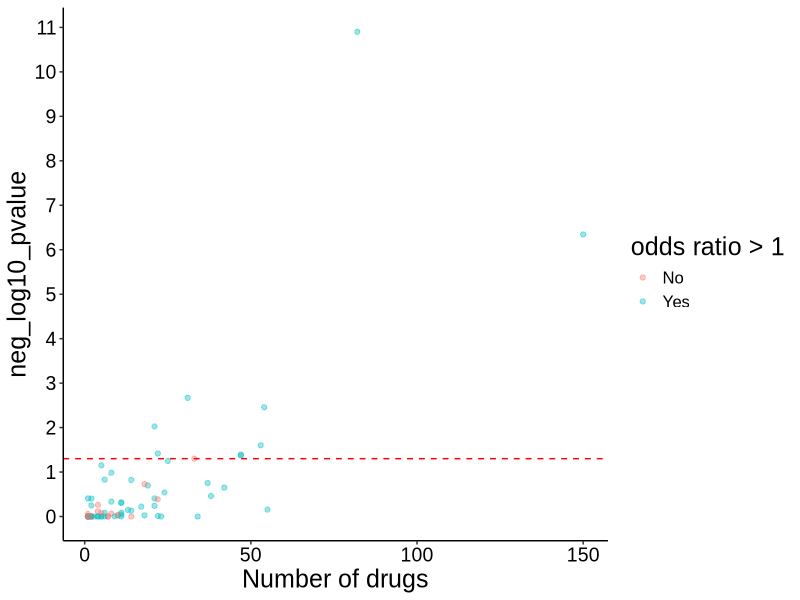
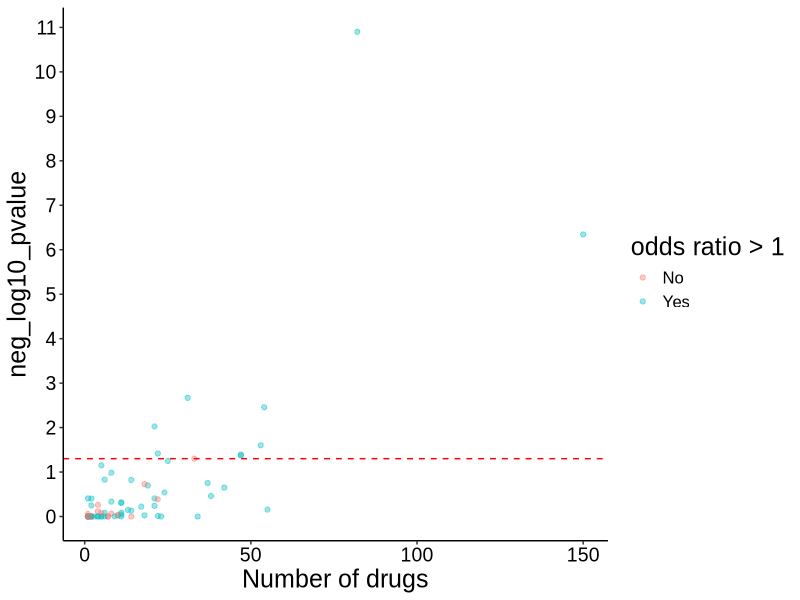
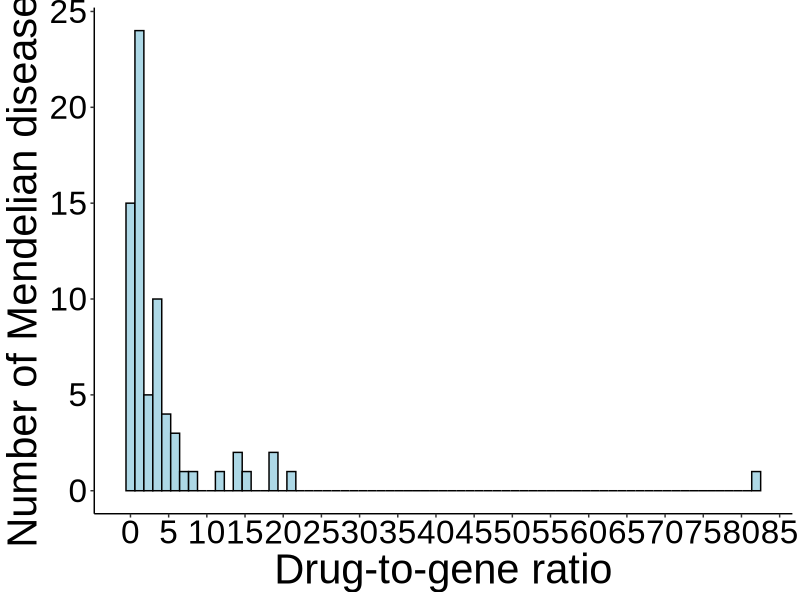
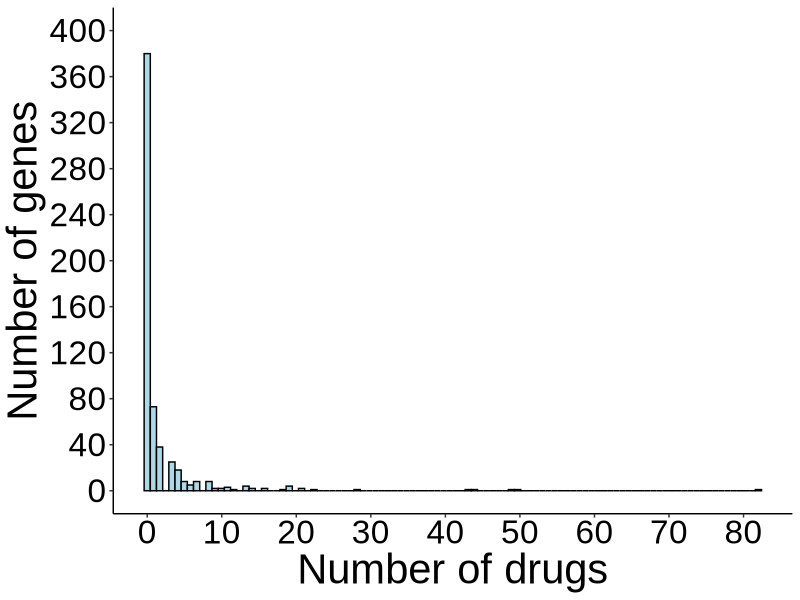
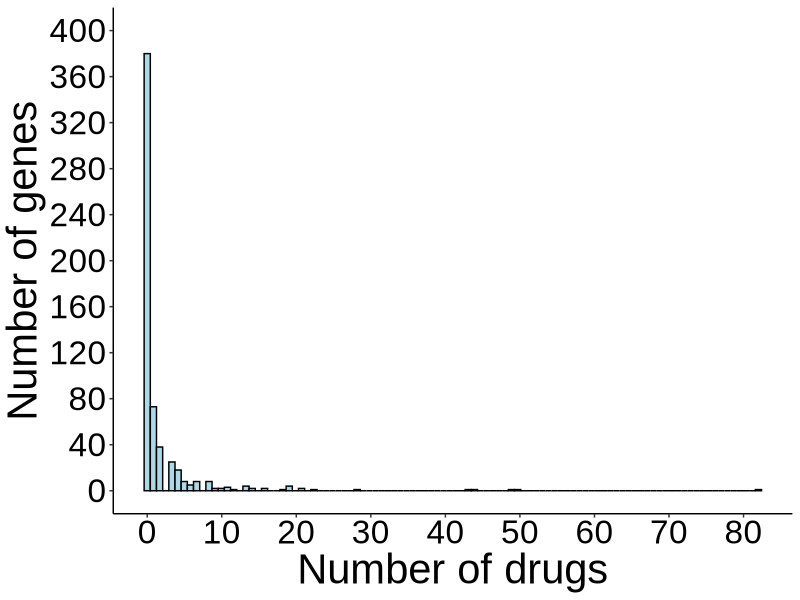
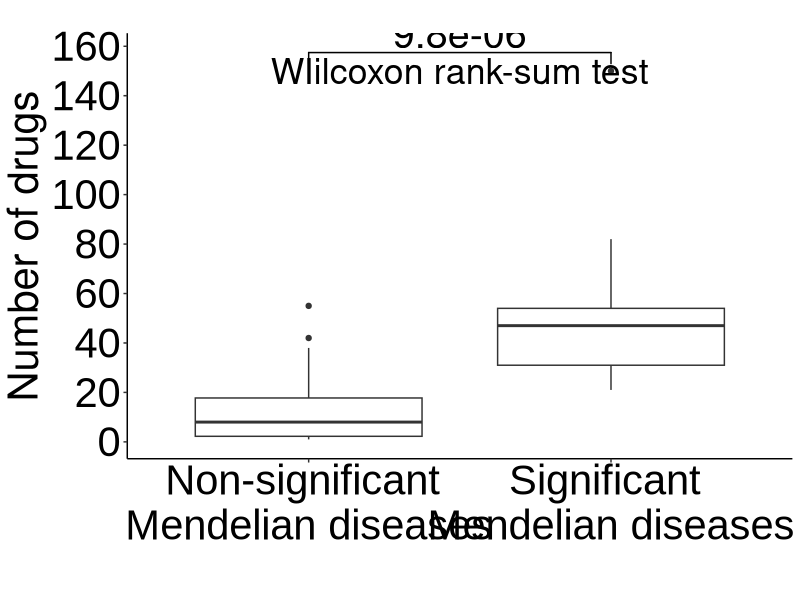
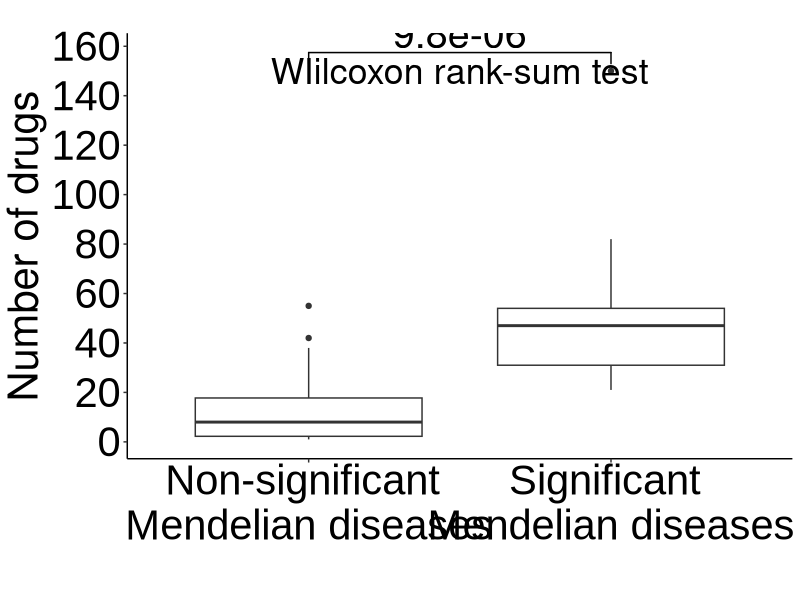

Write the R code that produced these figures, in order. (Note: a time limit stopped this script after it produced the figures.)
### This script implements the per Mendelian disease analysis ###

library(dplyr)
library(data.table)
library(ggplot2)
library(ggsignif)

## Set type for image compression based on operating system
## For macOS, X11 installation is required (link: https://www.xquartz.org/)
# if Windows OS
if (Sys.info()['sysname'] == "Windows") {
  type_compression = "windows"
} 
# if Linux
if (Sys.info()['sysname'] == "Linux") {
  type_compression = "windows"
}
# if macOS
if (Sys.info()['sysname'] == "Darwin") {
  type_compression = "cairo"
} 

## -- load data -- ##

# Mendelian - complex disease comorbidities
md_cd_comorbidities = fread("processed_data/md_cd_comorbidities.txt")
unique_cd = unique(md_cd_comorbidities$complex_disease)
unique_md = unique(md_cd_comorbidities$mendelian_disease)

# complex disease categories
complex_disease_categories = data.table::fread("processed_data/complex_disease_category.txt")
md_cd_comorbidities = left_join(md_cd_comorbidities, complex_disease_categories, by = "complex_disease")

# indicated/investigated drugs for the complex diseases
investigated_indicated_drugs = fread("processed_data/drugs_inv_ind_per_disease.txt")
investigated_indicated_drugs = reshape2::melt(investigated_indicated_drugs, "drugbank_id", colnames(investigated_indicated_drugs)[2:ncol(investigated_indicated_drugs)])
investigated_indicated_drugs = na.omit(investigated_indicated_drugs) ; rownames(investigated_indicated_drugs) = NULL
investigated_indicated_drugs = investigated_indicated_drugs %>%
  dplyr::select(drugbank_id, complex_disease = variable) %>%
  distinct()

# Mendelian disease causal genes
md_genes = data.table::fread("processed_data/md_genes.txt")

# drug - targets
db_drug_targets = fread("processed_data/drugbank_all_drugs_known_targets.txt") %>%
  dplyr::select(db_id, drug_target) %>% 
  distinct()

# number of gene-targets per drug
drugs_nr_targets = fread("processed_data/drugbank_all_drugs_known_targets.txt") %>%
  dplyr::select(db_id, drug_target) %>%
  distinct() %>%
  group_by(db_id) %>% 
  mutate(total_targets = length(drug_target)) %>%
  dplyr::select(db_id, total_targets) %>% 
  ungroup() %>%
  distinct()

## -- find drugs targeting each Mendelian disease genes -- ##

# empty list - each element is a mendelian disease
md_comorbidities = list()
for (md in unique_md) {
  md_comorbidities[[md]] = md_cd_comorbidities %>% filter(mendelian_disease == md) %>% dplyr::select(-comorbidity)
} ; rm(md)

# annotate with Mendelian disease genes
for (i in 1:length(md_comorbidities)) {
  
  # add Mendelian disease genes
  md_comorbidities[[i]] = left_join(md_comorbidities[[i]], md_genes, by = "mendelian_disease")
  md_comorbidities[[i]] = md_comorbidities[[i]] %>% 
    dplyr::select(complex_disease, disease_category, md_gene = causal_gene) %>%
    distinct()
  
  # add drugs targeting the Mendelian disease genes
  md_comorbidities[[i]] = left_join(md_comorbidities[[i]], db_drug_targets, by = c("md_gene" = "drug_target"))
  if (sum(is.na(md_comorbidities[[i]]$db_id)) != 0) {
    md_comorbidities[[i]] = md_comorbidities[[i]][-which(is.na(md_comorbidities[[i]]$db_id)), ] ; rownames(md_comorbidities[[i]]) = NULL
  }
  
  # keep needed columns
  md_comorbidities[[i]] = md_comorbidities[[i]] %>% 
    dplyr::select(complex_disease, disease_category, db_id) %>%
    distinct()
  
  cat(i, "\n")
} ; rm(i)

### NOTE: 19 Mendelian diseases are causally associated with genes NOT targeted by any existing drug with know drug targets
###       Therefore, we remove them from the downstream analysis
md_comorbidities = md_comorbidities[lapply(md_comorbidities, nrow) > 0] # 71 Mendelian diseases remain

## -- logistic regression per Mendelian disease -- ##

# create list of logistic regression inputs for each Mendelian disease
log_reg_input = vector("list", length = length(md_comorbidities))
names(log_reg_input) = names(md_comorbidities)

for (i in 1:length(md_comorbidities)) {
  
  # if drugs are recommended for repurposing...
  if (nrow(md_comorbidities[[i]]) != 0) {
    
    ## candidate drugs
    candidate_drugs_temp = unique(md_comorbidities[[i]]$db_id)
    
    ## complex diseases that these drugs are recommended for repurposing
    complex_diseases_temp = unique(md_comorbidities[[i]]$complex_disease)
    
    ## complex diseases these drugs are indicated/investigated
    # not all drugs will be indicated/investigated for a disease --> keep this in mind when you build the logistic regression input data frame
    ind_inv_temp = investigated_indicated_drugs %>%
      filter(drugbank_id %in% candidate_drugs_temp) %>%
      mutate(indicated_investigated = 1)
    
    ## create logistic regression input
    
    # each row should be a drug-complex disease pair
    log_reg_input[[i]] = data.frame(drug = rep(candidate_drugs_temp, each = length(unique_cd)))
    
    # add complex diseases
    log_reg_input[[i]]$disease = unique_cd

    # add disease category
    log_reg_input[[i]] = left_join(log_reg_input[[i]], complex_disease_categories, by = c("disease" = "complex_disease"))
    
    # add number of targets
    log_reg_input[[i]] = left_join(log_reg_input[[i]], drugs_nr_targets, by = c("drug" = "db_id"))
    
    # add indicated/investigated drugs
    log_reg_input[[i]] = left_join(log_reg_input[[i]], ind_inv_temp, by = c("drug" = "drugbank_id", "disease" = "complex_disease"))
    log_reg_input[[i]]$indicated_investigated = ifelse(is.na(log_reg_input[[i]]$indicated_investigated), 0, 1)
    
    # add drug candidates information
    log_reg_input[[i]]$recommended = ifelse(log_reg_input[[i]]$disease %in% complex_diseases_temp, 1, 0)
  }
  
  ## track progress
  cat(i, "\n")
} ; rm(i, candidate_drugs_temp, complex_diseases_temp, ind_inv_temp)

## run logistic regression
log_reg_results = vector("list", length = length(log_reg_input))
names(log_reg_results) = names(log_reg_input)

for (i in 1:length(log_reg_input)) {
  
  # run logistic regression
  glm_fits_temp = glm(indicated_investigated ~  disease_category + total_targets + recommended, 
                      data = log_reg_input[[i]], 
                      family = binomial())
  log_summary_temp = summary(glm_fits_temp)$coefficients
  
  # populate list
  log_reg_results[[i]] = log_summary_temp
    
  ## track progress
  cat(i, "\n")
} ; rm(i, glm_fits_temp, log_summary_temp)

## create a data frame with the results of logistic regression for each Mendelian disease
log_reg_results_summary = data.frame(mendelian_disease = names(md_comorbidities), beta = NA, pvalue = NA)

for (i in 1:length(log_reg_results)){
  
  log_reg_results[[i]] = data.frame(log_reg_results[[i]])
  log_reg_results_summary[i, "beta"] = log_reg_results[[i]]["recommended", "Estimate"]
  log_reg_results_summary[i, "pvalue"] = log_reg_results[[i]]["recommended", "Pr...z.."]
  
} ; rm(i)

log_reg_results_summary = log_reg_results_summary %>% 
  arrange(pvalue)
log_reg_results_summary %>% filter(pvalue < 0.05) %>% nrow() # 9 significant Mendelian diseases at a nominal level (p<0.05)

## -- annotate each Mendelian disease with number of complex disease comorbidities and number of drugs targeting its associated genes -- ##

## number of comorbidities per Mendelian disease
md_nr_comorbidities = md_cd_comorbidities %>%
  dplyr::select(mendelian_disease, complex_disease) %>%
  group_by(mendelian_disease) %>%
  mutate(nr_comorbidities = length(complex_disease)) %>%
  ungroup() %>%
  dplyr::select(mendelian_disease, nr_comorbidities) %>%
  distinct()
log_reg_results_summary = left_join(log_reg_results_summary, md_nr_comorbidities, by = "mendelian_disease")

## number of drugs targeting the genes associated with each Mendelian disease
md_genes_drugs = left_join(md_genes, db_drug_targets, by = c("causal_gene" = "drug_target"))
md_genes_drugs = na.omit(md_genes_drugs) ; rownames(md_genes_drugs) = NULL
md_genes_drugs = md_genes_drugs %>%
  group_by(mendelian_disease) %>% 
  mutate(nr_drugs = length(db_id)) %>%
  ungroup() %>%
  dplyr::select(mendelian_disease, nr_drugs) %>% 
  distinct()
log_reg_results_summary = left_join(log_reg_results_summary, md_genes_drugs, by = "mendelian_disease")

## -- visualizations -- ##
log_reg_results_summary = log_reg_results_summary %>% arrange(nr_comorbidities)
log_reg_results_summary$nr_comorbidities = factor(log_reg_results_summary$nr_comorbidities, levels = log_reg_results_summary$nr_comorbidities, labels = log_reg_results_summary$nr_comorbidities)
log_reg_results_summary$beta = ifelse(exp(log_reg_results_summary$beta) > 1, 1, 0)
log_reg_results_summary$beta = factor(log_reg_results_summary$beta, levels = c(0, 1), labels = c("No", "Yes"))

fig_s3 = ggplot(log_reg_results_summary, aes(x = nr_drugs, y = -log10(pvalue))) +
  geom_point(alpha = 0.4, size = 1.5, aes(color = beta)) +
  # scale_x_discrete(breaks = seq(1, 61, 1)) +
  scale_y_continuous(breaks = seq(0, 11, 1)) +
  labs(color = "odds ratio > 1") +
  xlab("Number of drugs") +
  ylab("neg_log10_pvalue") +
  geom_hline(yintercept = -log10(0.05), linetype = "dashed", color = "red") +
  theme_classic() +
  theme(axis.text = element_text(size = 14, family = "Arial", color = "black"),
        axis.title = element_text(size = 18, family = "Arial", color = "black"),
        title = element_text(size = 18, family = "Arial", color = "black"), 
        legend.text = element_text(size = 12, family = "Arial", color = "black"))

fig_s3
ggsave(filename = "FigS3_per_MD_analysis_results.tiff", 
       path = "figures/",
       width = 7, height = 5, device = 'tiff',
       dpi = 700, compression = "lzw", type = type_compression)
dev.off()

# histogram drug-to-gene ratio per Mendelian disease
nr_genes_per_md = md_genes %>%
  group_by(mendelian_disease) %>%
  mutate(nr_genes = length(causal_gene)) %>%
  ungroup() %>%
  dplyr::select(mendelian_disease, nr_genes) %>%
  distinct()
log_reg_results_summary = left_join(log_reg_results_summary, nr_genes_per_md, by = "mendelian_disease")
log_reg_results_summary$drug_to_gene_ratio = log_reg_results_summary$nr_drugs / log_reg_results_summary$nr_genes

ggplot(log_reg_results_summary, aes(x = drug_to_gene_ratio)) +
  geom_histogram(color = "black", fill = "lightblue", bins = 71) +
  scale_x_continuous(breaks = seq(0, 95, 5)) +
  xlab("Drug-to-gene ratio") +
  ylab("Number of Mendelian diseases") +
  theme_classic() +
  theme(axis.text = element_text(size = 24, family = "Arial", color = "black"),
        axis.title = element_text(size = 30, family = "Arial", color = "black"))

# histogram of number of drugs per Mendelian gene
md_genes_drugs = left_join(md_genes, db_drug_targets, by = c("causal_gene" = "drug_target"))
# md_genes_drugs = na.omit(md_genes_drugs) ; rownames(md_genes_drugs) = NULL
md_genes_drugs = md_genes_drugs %>%
  dplyr::select(causal_gene, db_id) %>%
  distinct() %>%
  group_by(causal_gene) %>% 
  mutate(nr_drugs = if_else(sum(is.na(unique(db_id))) == 1, "0", "over_0")) %>%
  mutate(nr_drugs = if_else(nr_drugs != "0", length(unique(db_id)), 0)) %>%
  ungroup() %>%
  dplyr::select(causal_gene, nr_drugs) %>% 
  distinct()

fig_3a = ggplot(md_genes_drugs, aes(x = nr_drugs)) +
  geom_histogram(color = "black", fill = "lightblue", bins = 100) +
  scale_x_continuous(breaks = seq(0, 90, 10)) +
  scale_y_continuous(breaks = seq(0, 400, 40), limits = c(0, 400)) +
  xlab("Number of drugs") +
  ylab("Number of genes") +
  theme_classic() +
  theme(axis.text = element_text(size = 24, family = "Arial", color = "black"),
        axis.title = element_text(size = 30, family = "Arial", color = "black"))

fig_3a
ggsave(filename = "Fig3A_drugs_per_MD_gene.tiff", 
       path = "figures/",
       width = 12, height = 8, device = 'tiff',
       dpi = 700, compression = "lzw", type = type_compression)
dev.off()

# number of drugs - rank sum test
log_reg_results_summary$sig = ifelse(log_reg_results_summary$pvalue < 0.05, 1, 0)
log_reg_results_summary$sig = factor(log_reg_results_summary$sig, levels = c(0, 1), labels = c("Non-significant \nMendelian diseases", "Significant \nMendelian diseases"))
fig_3b = ggplot(log_reg_results_summary, aes(y = nr_drugs, x = sig)) +
  geom_boxplot() +
  # geom_jitter(width = 0.1, alpha = 0.5, size = 4) +
  xlab("") +
  ylab("Number of drugs") +
  labs(title = "") +
  scale_y_continuous(breaks = seq(0, 170, 20)) +
  theme_classic() +
  geom_signif(comparisons = list(c("Significant \nMendelian diseases", "Non-significant \nMendelian diseases")), test = "wilcox.test", test.args = list(alternative = "greater"),   
              map_signif_level = FALSE, textsize = 10) +
  annotate(geom = "text", x = 1.5, y = 150, label = "WIilcoxon rank-sum test", size = 9) +
  theme(axis.text = element_text(size = 30, family = "Arial", color = "black"),
        axis.title = element_text(size = 30),
        legend.position = "none")

fig_3b
ggsave(filename = "Fig3B_rank_sum_test.tiff", 
       path = "figures/",
       width = 12, height = 12, device = 'tiff',
       dpi = 700, compression = "lzw", type = type_compression)
dev.off()

## -- observed vs permutations -- ##

## Now, that we have the signal that significant Mendelian diseases are targeted by a higher number of drugs compared to non-significant,
## we want to exclude the possibility that our significant results from the main analysis are due to the high number of drugs rather than the comorbidity information

# Mendelian - complex disease comorbidities
md_cd_comorbidities = md_cd_comorbidities %>% 
  dplyr::select(mendelian_disease, complex_disease) %>%
  arrange(mendelian_disease)

# drugs targeting md_genes
drugs_targeting_md_genes = left_join(md_genes, db_drug_targets, by = c("causal_gene" = "drug_target")) %>%
  na.omit() %>%
  dplyr::select(db_id) %>%
  distinct()

### -- observed -- ###

## create logistic regression input
# each row is a drug-complex disease pair
log_input_obs = data.frame(db_id = rep(drugs_targeting_md_genes$db_id, each = length(unique_cd)))

# add complex diseases
log_input_obs$complex_disease = unique_cd

# add disease category
log_input_obs = left_join(log_input_obs, complex_disease_categories, by = "complex_disease")

# add candidate drugs information
x = left_join(md_cd_comorbidities, md_genes, by = "mendelian_disease")
x = na.omit(x) ; rownames(x) = NULL
x = x %>% dplyr::select(complex_disease, causal_gene) %>% distinct
x = left_join(x, db_drug_targets, by = c("causal_gene" = "drug_target"))
x = na.omit(x) ; rownames(x) = NULL
x = x %>% dplyr::select(-causal_gene) %>% distinct()
x$recommended = 1
log_input_obs = left_join(log_input_obs, x, by = c("complex_disease", "db_id"))
log_input_obs$recommended = ifelse(is.na(log_input_obs$recommended), 0, 1)

# number of drug targets
log_input_obs = left_join(log_input_obs, drugs_nr_targets, by = c("db_id" = "db_id"))

# add investigated/indicated drugs
investigated_indicated_drugs$indicated_investigated = 1
log_input_obs = left_join(log_input_obs, investigated_indicated_drugs, by = c("db_id" = "drugbank_id", "complex_disease" = "complex_disease"))
log_input_obs$indicated_investigated = ifelse(is.na(log_input_obs$indicated_investigated), 0, 1)

# logistic regression
glm_fit_obs = glm(indicated_investigated ~ total_targets + disease_category + recommended,
                  data = log_input_obs, 
                  family = binomial())
log_reg_summary_obs = summary(glm_fit_obs)$coefficients
or_obs = exp(log_reg_summary_obs[8, 1])
pvalue_obs = log_reg_summary_obs[8, 4]

## -- permutations -- ##

## NOTE: in this permutation analysis, we shuffle the drugs targeting each Mendelian disease.
## This is equivalent to shuffling the rows of drugs in our logistic regression input

## create logistic regression input
# each row is a drug-complex disease pair
log_input_perm = data.frame(db_id = rep(drugs_targeting_md_genes$db_id, each = length(unique_cd)))

# add complex diseases
log_input_perm$complex_disease = unique_cd

# add disease category
log_input_perm = left_join(log_input_perm, complex_disease_categories, by = "complex_disease")

# add candidate drugs information
x = left_join(md_cd_comorbidities, md_genes, by = "mendelian_disease")
x = na.omit(x) ; rownames(x) = NULL
x = x %>% dplyr::select(complex_disease, causal_gene) %>% distinct
x = left_join(x, db_drug_targets, by = c("causal_gene" = "drug_target"))
x = na.omit(x) ; rownames(x) = NULL
x = x %>% dplyr::select(-causal_gene) %>% distinct()
x$recommended = 1
log_input_perm = left_join(log_input_perm, x, by = c("complex_disease", "db_id"))
log_input_perm$recommended = ifelse(is.na(log_input_perm$recommended), 0, 1)

## perform permutation analysis 
# empty data frame to populate with permutation results
log_reg_results_permutation = data.frame(permutation = NA,
                                         odds_ratio = NA,
                                         pvalue = NA)

for (permutation in 1:1000) {
  
  # shuffle the drugs
  drugs_original = unique(log_input_perm$db_id)
  drugs_shuffled = sample(drugs_original, replace = FALSE)
  log_input_perm_temp = log_input_perm
  log_input_perm_temp$db_id = rep(drugs_shuffled, each = 65)
  
  # add number of drug targets
  log_input_perm_temp = left_join(log_input_perm_temp, drugs_nr_targets, by = c("db_id" = "db_id"))
  
  # add investigated/indicated drugs
  log_input_perm_temp = left_join(log_input_perm_temp, investigated_indicated_drugs, by = c("db_id" = "drugbank_id", "complex_disease" = "complex_disease"))
  log_input_perm_temp$indicated_investigated = ifelse(is.na(log_input_perm_temp$indicated_investigated), 0, 1)
  
  # run logistic regression
  glm_fit_perm_temp = glm(indicated_investigated ~ total_targets + disease_category + recommended,
                          data = log_input_perm_temp, 
                          family = binomial())
  log_reg_summary_temp = summary(glm_fit_perm_temp)$coefficients
  
  # populate the results data frame
  log_reg_results_permutation[permutation, "permutation"] = permutation
  log_reg_results_permutation[permutation, "odds_ratio"] = exp(log_reg_summary_temp[8, 1])
  log_reg_results_permutation[permutation, "pvalue"] = log_reg_summary_temp[8, 4]

  ## track progress
  cat(permutation, "\n")
}

## calculate p-value after permutations
perm_pvalue = sum(pvalue_obs >= log_reg_results_permutation$pvalue) / 1000 # 0.018 = 1.8%
sum(or_obs <= log_reg_results_permutation$odds_ratio) / 1000 # 0.014 = 1.4%

# ## visualizations of results
# ggplot(log_reg_results_permutation, aes(x = odds_ratio)) +
#   geom_histogram(color = "black", fill = "lightblue") +
#   geom_vline(xintercept = or_obs, color = "red", linewidth = 0.8) +
#   xlab("Odds ratio") +
#   ylab("count") +
#   scale_x_continuous(breaks = seq(0, 2.25, 0.25), limits = c(0.75, 2.25)) +
#   annotate(geom = "text", x = 1.95, y = 145, label = paste0(sum(or_obs <= log_reg_results_permutation$odds_ratio) / 1000*100, "%"), size = 7, family = "Arial", color = "red", fontface = "bold") +
#   theme_classic() +
#   theme(axis.text = element_text(size = 20, family = "Arial", colour = "black"),
#         axis.title = element_text(size = 22, family = "Arial", colour = "black"))


## -- gene level analysis -- ##

## analysis per Mendelian disease gene
# keep druggable md genes
md_genes_druggable = md_genes %>% filter(causal_gene %in% db_drug_targets$drug_target)
unique_md_genes = unique(md_genes_druggable$causal_gene)
lr_inputs = vector("list", length(unique(unique_md_genes)))
names(lr_inputs) = unique_md_genes

for (i in 1:length(unique_md_genes)) {
  
  # gene
  md_gene_temp = unique_md_genes[[i]]
  
  # drugs targeting that gene
  drugs_targeting_md_gene_temp = db_drug_targets %>% filter(drug_target == md_gene_temp)
  drugs_targeting_md_gene_temp = unique(drugs_targeting_md_gene_temp$db_id)
  
  # Mendelian diseases linked to that gene
  md_disease_temp = md_genes %>% filter(causal_gene == md_gene_temp)
  md_disease_temp = unique(md_disease_temp$mendelian_disease)
  
  # comorbidities of these Mendelian diseases
  md_comorbidities_temp = md_cd_comorbidities %>% filter(mendelian_disease %in% md_disease_temp)
  md_comorbidities_temp = unique(md_comorbidities_temp$complex_disease)
  
  # each row should be a drug-complex disease pair
  log_input = data.frame(drug = rep(drugs_targeting_md_gene_temp, each = length(unique_cd)))
  
  # add complex diseases
  log_input$disease = unique_cd
  
  # add disease category
  log_input = left_join(log_input, complex_disease_categories, by = c("disease" = "complex_disease"))
  
  # add number of targets
  log_input = left_join(log_input, drugs_nr_targets, by = c("drug" = "db_id"))
  
  # add indicated/investigated drugs
  log_input = left_join(log_input, investigated_indicated_drugs, by = c("drug" = "drugbank_id", "disease" = "complex_disease"))
  log_input$indicated_investigated = ifelse(is.na(log_input$indicated_investigated), 0, 1)
  
  # add recommended candidate drugs
  log_input$recommended = ifelse(log_input$disease %in% md_comorbidities_temp, 1, 0)
  
  lr_inputs[[i]] = log_input
  
  cat(i, "-", length(unique_md_genes), "\n")
}

## run logistic regression
log_reg_results = data.frame(md_genes = unique_md_genes, comorbidity_OR = NA, comorbidity_P = NA)

for (i in 1:nrow(log_reg_results)) {
  
  # run logistic regression
  if (length(unique(lr_inputs[[i]]$total_targets)) == 1) {
    glm_fits_temp = glm(indicated_investigated ~  disease_category + recommended, 
                        data = lr_inputs[[i]], 
                        family = binomial())
    log_summary_temp = as.data.frame(summary(glm_fits_temp)$coefficients)
    log_reg_results[i, "comorbidity_OR"] = exp(log_summary_temp[7, 1])
    log_reg_results[i, "comorbidity_P"] = log_summary_temp[7, 4]
    
  }
  
  if (length(unique(lr_inputs[[i]]$total_targets)) > 1) {
    glm_fits_temp = glm(indicated_investigated ~  disease_category + total_targets + recommended, 
                        data = lr_inputs[[i]], 
                        family = binomial())
    log_summary_temp = as.data.frame(summary(glm_fits_temp)$coefficients)
    log_reg_results[i, "comorbidity_OR"] = exp(log_summary_temp[8, 1])
    log_reg_results[i, "comorbidity_P"] = log_summary_temp[8, 4]
  }
  
  cat(i, "-", nrow(log_reg_results), "\n")
}

log_reg_results$sig = ifelse(log_reg_results$comorbidity_P < 0.05, 1, 0)

## add nr of targets for each MD gene
md_genes_druggable = left_join(md_genes_druggable, db_drug_targets, by = c("causal_gene" = "drug_target"))
md_genes_druggable = md_genes_druggable %>% 
  group_by(causal_gene) %>%
  mutate(nr_drugs = length(unique(db_id))) %>%
  ungroup() %>%
  distinct()
md_genes_nr_drugs = md_genes_druggable %>%
  dplyr::select(causal_gene, nr_drugs) %>% 
  distinct()
hist(md_genes_nr_drugs$nr_drugs)

log_reg_results = left_join(log_reg_results, md_genes_nr_drugs, by = c("md_genes" = "causal_gene"))
log_reg_results$sig = factor(log_reg_results$sig, levels = c("0", "1"), labels = c("Non-significant \ngenes", "Significant \ngenes"))

fig_3c = ggplot(log_reg_results, aes(x = sig, y = nr_drugs)) +
  geom_boxplot() +
  # geom_point(alpha = 0.5, position = "jitter") +
  xlab("") +
  ylab("Number of drugs") +
  geom_signif(comparisons = list(c("Significant \ngenes", "Non-significant \ngenes")), test.args = list(alternative = "greater"), 
              map_signif_level = FALSE, textsize = 10) +
  annotate(geom = "text", x = 1.5, y = 85, label = "WIilcoxon rank-sum test", size = 9) +
  scale_y_continuous(breaks = seq(0, 85, 10)) +
  theme_classic() +
  theme(axis.text = element_text(size = 30, family = "Arial", color = "black"),
        axis.title = element_text(size = 30),
        legend.position = "none")

fig_3c
ggsave(filename = "Fig3C_per_gene_drugs.tiff", 
       path = "figures/",
       width = 12, height = 12, device = 'tiff',
       dpi = 700, compression = "lzw", type = type_compression)
dev.off()
